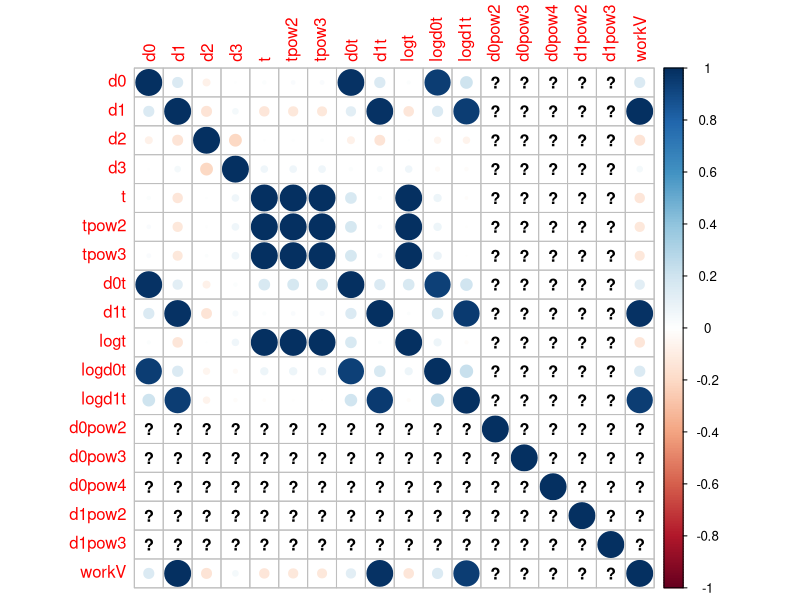

Write R code to recreate this figure. (Note: a time limit stopped this script after it produced the figure.)
setwd( "~/projects/digitizer.git/data-analysis" )

workOrigData <- read.table( './work_dac.dat' )
names( workOrigData ) <- c( 'd0', 'd1', 'd2', 'd3', 't', 'v' )
ds <- workOrigData[ , 1:5 ]

ds$tpow2  <- ds$t*ds$t
ds$tpow3  <- ds$t*ds$t*ds$t
ds$d0t    <- ds$d0*ds$t
ds$d1t    <- ds$d1*ds$t
ds$logt   <- log( ds$t )
ds$logd0t <- log( ds$d0t )
ds$logd1t <- log( ds$d1t )
ds$d0pow2   <- ds$d0*ds$d0
ds$d0pow3   <- ds$d0*ds$d0*ds$d0
ds$d0pow4   <- ds$d0*ds$d0*ds$d0*ds$d0
ds$d1pow2   <- ds$d1*ds$d1
ds$d1pow3   <- ds$d1*ds$d1*ds$d1
ds$d1pow3   <- ds$d1*ds$d1*ds$d1*ds$d1

ds$workV <- workOrigData$v


M <- cor( ds )
library(corrplot)
corrplot( M, method = "circle" )

maskSd <- function( ds, mask, foldsN, repeatsN )
{
    w <- dim( ds )[2] - 1
    nms <- colnames( ds )[ 1:(w+1) ]
    #print( nms )

    f <- paste( "d$", nms[w+1], "~", sep="" )
    #print( f )

    xAdded <- FALSE
    for ( i in 1:w )
    {
        if ( bitwAnd( mask, 2^(i-1) ) != 0 )
        {
            if ( xAdded )
            {
                f<- paste( f, "+", sep="" )
                xAdded <- FALSE
            }
            f<-paste( f, "d$", nms[i], sep="" )
            xAdded <- TRUE
            #print( f )
            #print( i )
            #print( w )
        }
    }
    #print( f )
    fla <- as.formula( f )

    dataSz <- dim( ds )[1]

    # Subdivide into training and testing dataset.
    testSz  <- dataSz/foldsN
    trainSz <- dataSz - testSz

    meanSd <- 0.0

    for( tries in 1:repeatsN )
    {
        shuffledDf <- ds[sample(nrow(ds)), ]            #sample rows
        testDf     <- shuffledDf[1:testSz, ]            #get training set
        trainDf    <- shuffledDf[(testSz+1):nrow(ds), ] #get test set

        d <- trainDf

        wobj <- lm( fla, d )

        d <- testDf
        pr <- predict( wobj, newdata=d, type="response" )
        curSd <- sd( d[, w+1] - pr )
        meanSd <- meanSd + curSd
        #print( curSd )
    }
    meanSd <- meanSd / repeatsN
    #print( meanSd )
    return( list( sd=meanSd, formula=fla ) )
}

bestFormula <- function( ds, foldsN, repeatsN )
{
    w <- dim( ds )[2] - 1
    w <- 2^w-1

    jobDone <- 0

    bestMask <- 1
    res     <- maskSd( ds, bestMask, foldsN, repeatsN )
    bestSd  <- res$sd[1]
    bestFla <- res$formula
    for ( mask in 2:w )
    {
        res <- maskSd( ds, mask, foldsN, repeatsN )
        #print( res )
        curSd <- res$sd[1]
        curFla <- res$formula

        #print( "returned data: " )
        #print( curSd )
        #print( curFla )

        if ( curSd < bestSd )
        {
            bestSd <- curSd
            bestMask <- mask
            bestFla  <- curFla
        }

        newDone <- round( 100*mask/w )
        if ( newDone != jobDone )
        {
            jobDone <- newDone
            print( paste( "Job done ", newDone, "%", sep="" ) )
            print( paste( "Current best sd=", bestSd, ", fla=", bestFla, sep="" ) )
        }
    }

    d <- ds
    wobj <- lm( bestFla, d )
    pr <- predict( wobj, newdata=d, type="response" )
    w <- dim( ds )[2]
    bestSd <- sd( d[, w] - pr )

    print( "Found best parameters: " )
    print( paste( "Best sd=", bestSd, " and best formula=", bestFla, sep="" ) )

    return( list( regObj=wobj, fla=bestFla, sd=bestSd ) )
}


REPEATS <- 32
FOLDS <- 5

res <- bestFormula( ds, FOLDS, REPEATS )
